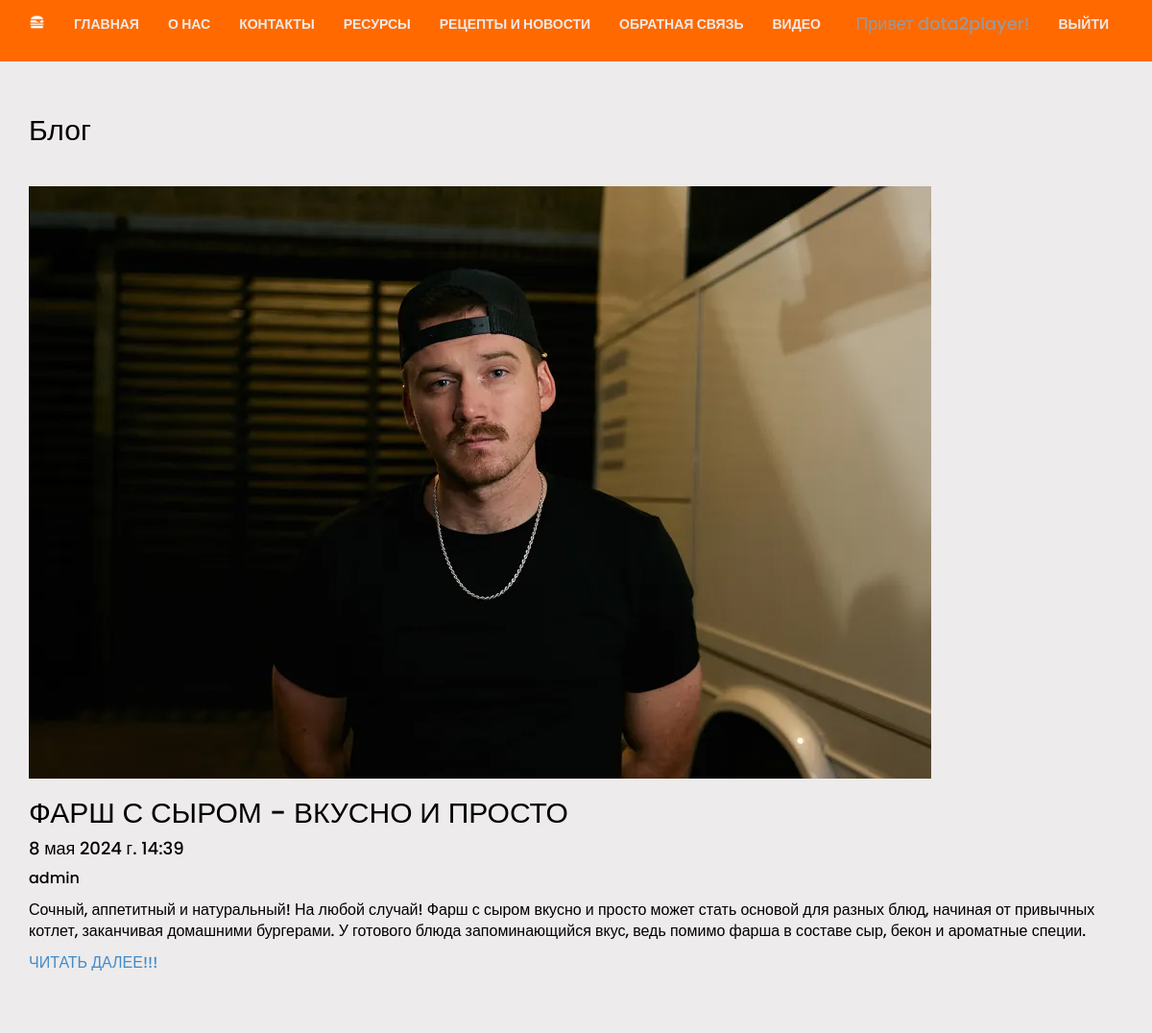
Page /blog/ (signed in) on the committed database.
### app/models.py (models this page shows, shortened)
class Blog(models.Model):
    title = models.CharField(max_length = 100, unique_for_date = "posted", verbose_name = "Заголовок")
    description = models.TextField(verbose_name = "Краткое содержание")
    content = models.TextField(verbose_name = "Полное содержание")
    posted = models.DateTimeField(default = datetime.now(), db_index = True, verbose_name = "Опубликована")
    image = models.FileField(default = 'temp.jpg', verbose_name = "Путь к картинке")
    author = models.ForeignKey(User, null=True, blank=True, on_delete=models.SET_NULL, verbose_name="Автор")
    class Meta:
        db_table = "Posts" # иня таблицы для модели
        ordering = ["-posted"] # в порядок сортировки данных в модели ("-" означает по убыванию) verbose_name = "статья блога"
        verbose_name = "статья блога"
        verbose_name_plural = "статьи блога"

### app/views.py (the view)
# urls.py: path('blog/', views.blog, name='blog'),
def blog(request):
    posts = Blog.objects.all()
    assert isinstance(request, HttpRequest)
    return render(
        request,
        "app/blog.html",
        {
            'title':'Блог',
            'posts': posts,
            'year': datetime.now().year,
        }
    )

### app/templates/app/blog.html
﻿{% extends "app/Layout.html" %}
{% block content %}
<h2>{{ title }}</h2>
{% for post in posts %}
<hr />
<div class="story-grid">
    <div>
        <div class="image-story">
            <a><img src="app/content/story-morgan.jpg" alt="" /></a>
        </div>
    </div>
    <div>
        <h2> {{ post.title }} </h2>
        <h4> {{ post.posted }} </h4>
        <p> {{ post.author }} </p>
        <p> {{ post.description }} </p>
        <p><a href="{% url 'blogpost' parametr=post.id %}">ЧИТАТЬ ДАЛЕЕ!!!</a></p>
    </div>
</div>
{% endfor %}
{% endblock %}

### app/static/app/content/site.css (style rules this page uses)
body { padding-top: 80px; padding-bottom: 20px; }

### rows in the picture
Blog: title "ФАРШ С СЫРОМ - ВКУСНО И ПРОСТО", posted "8 мая 2024 г. 14:39", author "admin", description "Сочный, аппетитный и натуральный! На любой случай! Фарш с сыром вкусно и просто может стать основой для разных блюд, начиная от привычных котлет, заканчивая домашними бургерами. У готового блюда запоминающийся вкус, ведь помимо фарша в составе сыр, бекон и ароматные специи."

### other values in the picture
{{ title }} "Блог"
